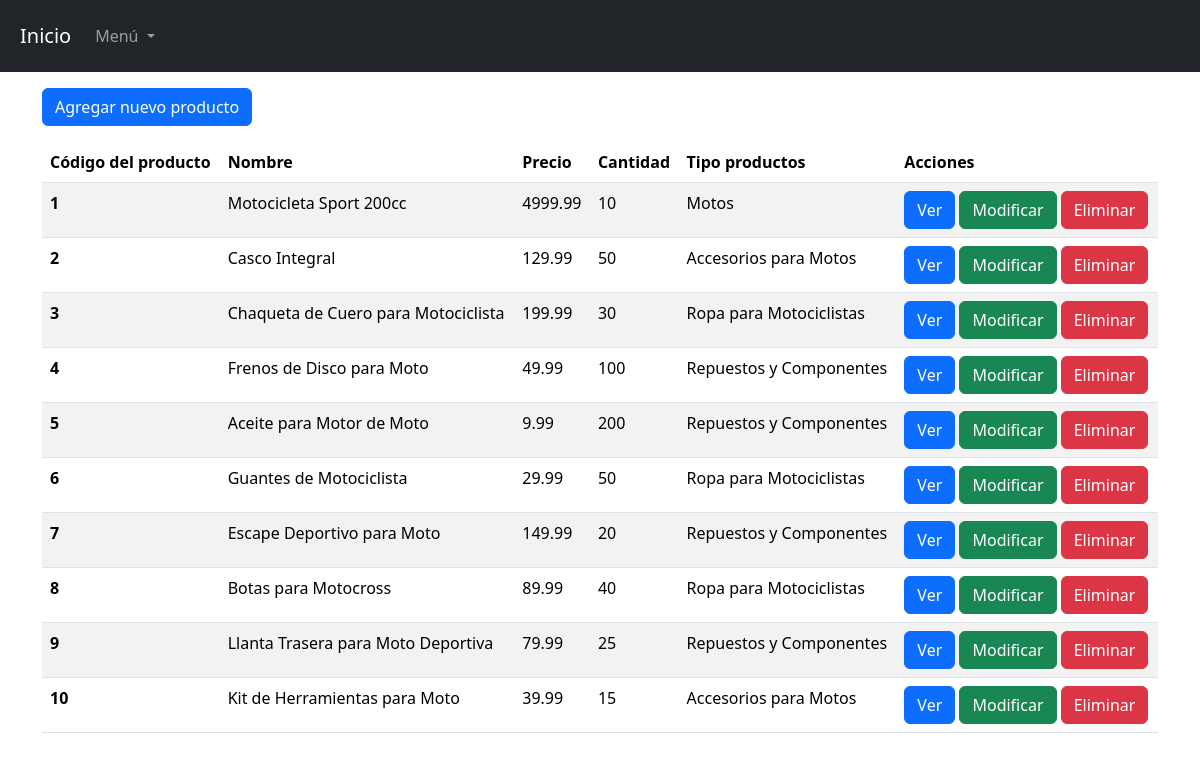
Screenshot of /view/username/proindex.php with the database file from the repository.
### tables this page shows
CREATE TABLE `productos` (
  `Idproducto` int(11) NOT NULL AUTO_INCREMENT,
  `Nombre` varchar(50) DEFAULT NULL,
  `Precio` decimal(10,2) DEFAULT NULL,
  `Cantidad` int(10) DEFAULT NULL,
  `Idtip` int(11) DEFAULT NULL,
  PRIMARY KEY (`Idproducto`),
  INDEX `fk_productos_idtip` (`Idtip`),
  FOREIGN KEY (`Idtip`) REFERENCES `tiposproductos` (`Idtip`) ON DELETE CASCADE
);

CREATE TABLE `tiposproductos` (
  `Idtip` int(11) NOT NULL AUTO_INCREMENT,
  `NombreTipo` varchar(50) DEFAULT NULL,
  PRIMARY KEY (`Idtip`)
);

### config/db.php (called while the page is built)
<?php
class db{
    private $host="localhost";
    private $dbname="dbproyecto";
    private $user="root";
    private $password="";
    public function conexion() {
        try {
            $PDO = new PDO("mysql:host={$this->host};dbname={$this->dbname}", $this->user, $this->password);
            $PDO->setAttribute(PDO::ATTR_ERRMODE, PDO::ERRMODE_EXCEPTION);
            return $PDO;
        } catch (PDOException $e) {
            return $e->getMessage();
        }
    }
}
?>

### model/pronameModel.php (called while the page is built, shortened)
<?php
  class pronameModel
  {
      private $PDO;
      public function __construct()
      {
          require_once(__DIR__ . '/../config/db.php');
          $con = new db();
          $this->PDO = $con->conexion();
      }
        public function index()
        {
            try {
                $statement = $this->PDO->prepare("SELECT productos.*, tiposproductos.NombreTipo AS NombreTipo FROM productos
                                                LEFT JOIN tiposproductos ON productos.Idtip = tiposproductos.Idtip");
                return ($statement->execute()) ? $statement->fetchAll() : false;
            } catch (PDOException $e) {
                echo "Error al obtener datos de la base de datos: " . $e->getMessage();
                return false;
            }
        }
  }
?>

### controller/pronameController.php (called while the page is built, shortened)
    <?php
    class pronameController
    {
        private $model;
        public function __construct()
        {
            require_once("c://xampp/htdocs/proyectoSL2/model/pronameModel.php");
            $this->model = new pronameModel();
        }
        public function index()
        {
          return ($this->model->index())?  $this->model->index() : false;
         }
}
    ?>

### view/username/proindex.php (the view, shortened to what this page needs)
<?php
require_once(__DIR__ . '/../head/head.php');
require_once(__DIR__ . '/../../controller/pronameController.php');
$obj = new pronameController;
$rows= $obj->index();
?>
<div class="container mt-3">
    <a href="/proyectoSL2/view/username/procreate.php" class="btn btn-primary">Agregar nuevo producto</a>
    <table class="table table-striped mt-3">
        <thead>
            <tr>
                <th scope="col">Código del producto</th>
                <th scope="col">Nombre</th>
                <th scope="col">Precio</th>
                <th scope="col">Cantidad</th>
                <th scope="col">Tipo productos</th>
                <th scope="col">Acciones</th>
            </tr>
        </thead>
        <tbody>
            <?php if($rows): ?>
                <?php foreach($rows as $row): ?>
                 <tr>
                   <th><?= isset($row[0]) ? $row[0] : '' ?></th>
                    <td><?= isset($row['Nombre']) ? $row['Nombre'] : '' ?></td>
                    <td><?= isset($row['Precio']) ? $row['Precio'] : '' ?></td>
                    <td><?= isset($row['Cantidad']) ? $row['Cantidad'] : '' ?></td>
                    <td><?= isset($row['NombreTipo']) ? $row['NombreTipo'] : '' ?></td>
                        <td>
                            <a href="proshow.php?id=<?= isset($row[0]) ? $row[0] : '' ?>" class="btn btn-primary">Ver</a>
                            <a href="proedit.php?id=<?= isset($row[0]) ? $row[0] : '' ?>" class="btn btn-success">Modificar</a>
                            <a class="btn btn-danger" data-bs-toggle="modal" data-bs-target="#exampleModal<?= isset($row[0]) ? $row[0] : '' ?>">Eliminar</a>
                        </td>
                    </tr>
                <?php endforeach; ?>
            <?php else: ?>
                <tr>
                    <td colspan="6" class="text-center">No hay registros</td>
                </tr>
            <?php endif;?>
        </tbody>
    </table>
</div>
<?php
require_once(__DIR__ . '/../head/footer.php');
?>

### view/head/head.php (shortened to what this page needs)
<!doctype html>
<html lang="en">
  <head>
    <link href="https://cdn.jsdelivr.net/npm/bootstrap@5.3.2/dist/css/bootstrap.min.css" rel="stylesheet">
  </head>
  <body>
    <div class="container-fluid bg-dark p-2 mb-3">
    <nav class="navbar navbar-expand-lg navbar-dark bg-dark">
    <div class="container-fluid">
        <a class="navbar-brand" href="/proyectoSL2/index.php">Inicio</a>
        <div class="collapse navbar-collapse" id="navbarNavDropdown">
        <ul class="navbar-nav">
            <li class="nav-item dropdown">
            <a class="nav-link dropdown-toggle" href="#" role="button" data-bs-toggle="dropdown" aria-expanded="false">
              Menú
            </a>
            </li>
        </ul>
        </div>
    </div>
    </nav>
    </div>
<div class="container-fluid">

### view/head/footer.php (shortened to what this page needs)
</div>
  </body>
</html>

### rows the page displays
productos: Idproducto "1", Nombre "Motocicleta Sport 200cc", Precio "4999.99", Cantidad "10", Idtip.NombreTipo "Motos"
productos: Idproducto "2", Nombre "Casco Integral", Precio "129.99", Cantidad "50", Idtip.NombreTipo "Accesorios para Motos"
productos: Idproducto "3", Nombre "Chaqueta de Cuero para Motociclista", Precio "199.99", Cantidad "30", Idtip.NombreTipo "Ropa para Motociclistas"
productos: Idproducto "4", Nombre "Frenos de Disco para Moto", Precio "49.99", Cantidad "100", Idtip.NombreTipo "Repuestos y Componentes"
productos: Idproducto "5", Nombre "Aceite para Motor de Moto", Precio "9.99", Cantidad "200", Idtip.NombreTipo "Repuestos y Componentes"
productos: Idproducto "6", Nombre "Guantes de Motociclista", Precio "29.99", Cantidad "50", Idtip.NombreTipo "Ropa para Motociclistas"
productos: Idproducto "7", Nombre "Escape Deportivo para Moto", Precio "149.99", Cantidad "20", Idtip.NombreTipo "Repuestos y Componentes"
productos: Idproducto "8", Nombre "Botas para Motocross", Precio "89.99", Cantidad "40", Idtip.NombreTipo "Ropa para Motociclistas"
productos: Idproducto "9", Nombre "Llanta Trasera para Moto Deportiva", Precio "79.99", Cantidad "25", Idtip.NombreTipo "Repuestos y Componentes"
productos: Idproducto "10", Nombre "Kit de Herramientas para Moto", Precio "39.99", Cantidad "15", Idtip.NombreTipo "Accesorios para Motos"
